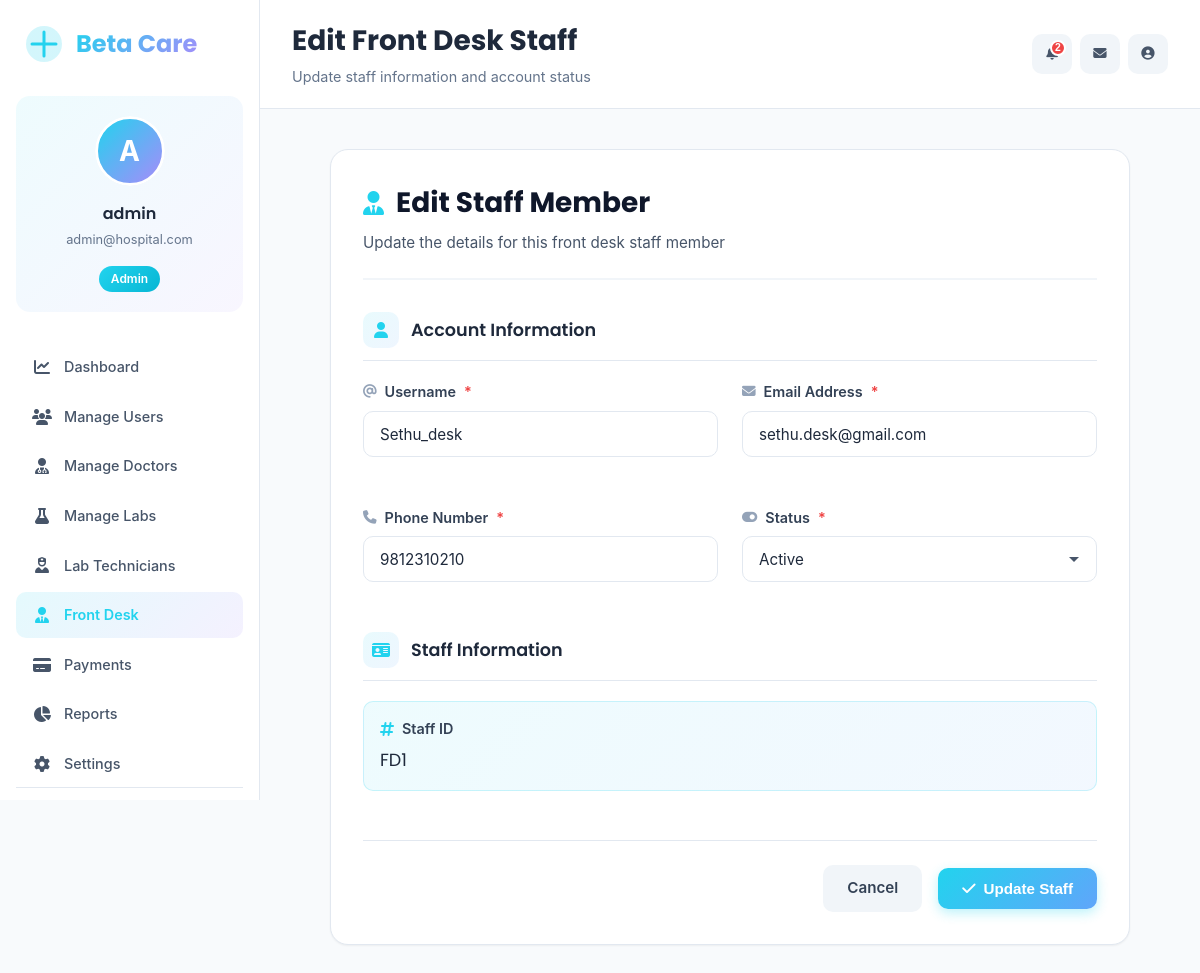
Page /dashboard/admin/frontdesk/edit/1/ (signed in) on the committed database.
### core/models.py (models this page shows, shortened)
class FrontDeskProfile(models.Model):
    user = models.OneToOneField(User, on_delete=models.CASCADE)
    phone = models.CharField(max_length=15)
    status = models.CharField(max_length=20, default="Active")

### core/views.py (the view, shortened to what this page needs)
# urls.py: path('dashboard/admin/frontdesk/edit/<int:pk>/', views.admin_edit_frontdesk, name='admin_edit_frontdesk'),
@user_passes_test(is_admin)
def admin_edit_frontdesk(request, pk):
    profile = get_object_or_404(FrontDeskProfile, pk=pk)
    return render(request, 'core/dashboard/admin_edit_frontdesk.html', {'profile': profile})

### core/views.py (called while the page is built)
def is_admin(user):
    return user.is_superuser or user.is_staff

### core/templates/core/dashboard/admin_edit_frontdesk.html (shortened to what this page needs)
{% load static %}
<!DOCTYPE html>
<html lang="en">
<head>
    <link href="https://cdnjs.cloudflare.com/ajax/libs/font-awesome/6.5.0/css/all.min.css" rel="stylesheet">
    <link rel="stylesheet" href="{% static 'core/css/admin.css' %}">
</head>
<body>
    <div class="medical-dashboard">
        <aside class="medical-sidebar">
            <div class="brand">
                <div class="brand-logo">
                </div>
                <span class="brand-name">Beta Care</span>
            </div>
            <div class="profile-card">
                <div class="profile-avatar-wrapper">
                    <div class="profile-avatar">
                        <div class="avatar-fallback" style="display: none;">
                            {{ request.user.first_name|default:request.user.username|slice:":1"|upper }}
                        </div>
                    </div>
                </div>
                <div class="profile-details">
                    <h4 class="profile-name">{{ request.user.get_full_name|default:request.user.username }}</h4>
                    <p class="profile-email">{{ request.user.email|truncatechars:25 }}</p>
                </div>
                <span class="role-badge">Admin</span>
            </div>
            <nav class="sidebar-nav">
                <a href="{% url 'admin_dashboard' %}"
                    class="nav-item {% if request.resolver_match.url_name == 'admin_dashboard' %}active{% endif %}">
                    <i class="fa-solid fa-chart-line"></i>
                    <span>Dashboard</span>
                </a>
                <a href="{% url 'admin_users' %}"
                    class="nav-item {% if request.resolver_match.url_name == 'admin_users' %}active{% endif %}">
                    <i class="fa-solid fa-users"></i>
                    <span>Manage Users</span>
                </a>
                <a href="{% url 'admin_doctors' %}"
                    class="nav-item ">
                    <i class="fa-solid fa-user-doctor"></i>
                    <span>Manage Doctors</span>
                </a>
                <a href="{% url 'admin_labs' %}"
                    class="nav-item {% if request.resolver_match.url_name == 'admin_labs' or request.resolver_match.url_name == 'admin_edit_lab' %}active{% endif %}">
                    <i class="fa-solid fa-flask"></i>
                    <span>Manage Labs</span>
                </a>
                <a href="{% url 'admin_lab_technicians' %}"
                    class="nav-item {% if request.resolver_match.url_name == 'admin_lab_technicians' or request.resolver_match.url_name == 'admin_edit_technician' %}active{% endif %}">
                    <i class="fa-solid fa-user-nurse"></i>
                    <span>Lab Technicians</span>
                </a>
                <a href="{% url 'admin_frontdesk' %}"
                    class="nav-item {% if request.resolver_match.url_name == 'admin_frontdesk' or request.resolver_match.url_name == 'admin_edit_frontdesk' or request.resolver_match.url_name == 'admin_add_frontdesk' %}active{% endif %}">
                    <i class="fa-solid fa-user-tie"></i>
                    <span>Front Desk</span>
                </a>
                <a href="{% url 'admin_payments' %}"
                    class="nav-item {% if request.resolver_match.url_name == 'admin_payments' %}active{% endif %}">
                    <i class="fa-solid fa-credit-card"></i>
                    <span>Payments</span>
                </a>
                <a href="{% url 'admin_reports' %}" class="nav-item">
                    <i class="fa-solid fa-chart-pie"></i>
                    <span>Reports</span>
                </a>
                <a href="{% url 'admin_settings' %}" class="nav-item">
                    <i class="fa-solid fa-gear"></i>
                    <span>Settings</span>
                </a>
            </nav>
            <div class="sidebar-footer">
            </div>
        </aside>
        <main class="medical-main">
            <header class="medical-header">
                <div class="header-left">
                    <h1 class="page-title">Edit Front Desk Staff</h1>
                    <p class="page-subtitle">Update staff information and account status</p>
                </div>
                <div class="header-actions">
                    <button class="header-icon-btn">
                        <span class="notification-badge">2</span>
                    </button>
                    <button class="header-icon-btn">
                        <i class="fa-solid fa-envelope"></i>
                    </button>
                    <button class="header-icon-btn">
                        <i class="fa-solid fa-user-circle"></i>
                    </button>
                </div>
            </header>
            <div class="medical-content">
                <div class="form-container">
                    <div class="form-header">
                        <h2>
                            <i class="fa-solid fa-user-tie"></i>
                            Edit Staff Member
                        </h2>
                        <p>Update the details for this front desk staff member</p>
                    </div>
                    <form method="POST">
                        <div class="form-section">
                            <div class="section-header">
                                <div class="section-icon">
                                    <i class="fa-solid fa-user"></i>
                                </div>
                                <h3>Account Information</h3>
                            </div>
                            <div class="form-grid">
                                <div class="form-group">
                                    <label>
                                        <i class="fa-solid fa-at"></i>
                                        Username <span class="required">*</span>
                                    </label>
                                    <input type="text" name="username" value="{{ profile.user.username }}" required>
                                </div>
                                <div class="form-group">
                                    <label>
                                        <i class="fa-solid fa-envelope"></i>
                                        Email Address <span class="required">*</span>
                                    </label>
                                    <input type="email" name="email" value="{{ profile.user.email }}" required>
                                </div>
                                <div class="form-group">
                                    <label>
                                        <i class="fa-solid fa-phone"></i>
                                        Phone Number <span class="required">*</span>
                                    </label>
                                    <input type="text" name="phone" value="{{ profile.phone }}" required>
                                </div>
                                <div class="form-group">
                                    <label>
                                        <i class="fa-solid fa-toggle-on"></i>
                                        Status <span class="required">*</span>
                                    </label>
                                    <select name="status" required>
                                        <option value="Active" {% if profile.status == 'Active' %}selected{% endif %}>Active</option>
                                    </select>
                                </div>
                            </div>
                        </div>
                        <div class="form-section">
                            <div class="section-header">
                                <div class="section-icon">
                                    <i class="fa-solid fa-id-card"></i>
                                </div>
                                <h3>Staff Information</h3>
                            </div>
                            <div class="form-grid">
                                <div class="form-group full-width">
                                    <div class="info-box">
                                        <div class="info-box-header">
                                            <i class="fa-solid fa-hashtag"></i>
                                            <span>Staff ID</span>
                                        </div>
                                        <div class="info-box-value">FD{{ profile.id }}</div>
                                    </div>
                                </div>
                            </div>
                        </div>
                        <div class="form-actions">
                            <a href="{% url 'admin_frontdesk' %}" class="btn-cancel">
                                Cancel
                            </a>
                            <button type="submit" class="btn-submit">
                                <i class="fa-solid fa-check"></i>
                                Update Staff
                            </button>
                        </div>
                    </form>
                </div>
            </div>
        </main>
    </div>
</body>
</html>

### core/templates/core/dashboard/admin_edit_frontdesk.html (style rules this page uses)
.form-container { background: var(--white); border-radius: var(--radius-xl); padding: var(--space-8); box-shadow: var(--shadow-sm); border: 1px solid var(--gray-200); max-width: 800px; margin: 0 auto; }
.form-header { margin-bottom: var(--space-8); padding-bottom: var(--space-6); border-bottom: 2px solid var(--gray-100); }
.form-header h2 { font-family: var(--font-heading); font-size: 1.75rem; font-weight: 700; color: var(--gray-900); margin-bottom: var(--space-2); display: flex; align-items: center; gap: var(--space-3); }
.form-header h2 i { color: var(--medical-cyan); font-size: 1.5rem; }
.form-header p { color: var(--gray-600); font-size: 0.95rem; }
.form-grid { display: grid; grid-template-columns: repeat(2, 1fr); gap: var(--space-6); margin-bottom: var(--space-6); }
.form-group { display: flex; flex-direction: column; }
.form-group.full-width { grid-column: 1 / -1; }
.form-group label { font-size: 0.9rem; font-weight: 600; color: var(--gray-700); margin-bottom: var(--space-2); display: flex; align-items: center; gap: var(--space-2); }
.form-group label i { color: var(--gray-400); font-size: 0.85rem; }
.required { color: var(--error-red); }
.form-group input, .form-group select { width: 100%; padding: var(--space-3) var(--space-4); border: 1px solid var(--gray-200); border-radius: var(--radius-md); font-size: 0.95rem; font-family: var(--font-body); background: var(--white); color: var(--gray-800); transition: var(--transition); }
.form-group select { cursor: pointer; appearance: none; background-repeat: no-repeat; background-position: right 1rem center; padding-right: 2.5rem; }
.form-section { margin-bottom: var(--space-6); }
.section-header { display: flex; align-items: center; gap: var(--space-3); margin-bottom: var(--space-5); padding-bottom: var(--space-3); border-bottom: 1px solid var(--gray-200); }
.section-header h3 { font-family: var(--font-heading); font-size: 1.1rem; font-weight: 600; color: var(--gray-800); }
.section-icon { width: 36px; height: 36px; border-radius: var(--radius-md); background: linear-gradient(135deg, rgba(34, 211, 238, 0.1), rgba(96, 165, 250, 0.1)); display: flex; align-items: center; justify-content: center; color: var(--medical-cyan); }
.info-box { background: linear-gradient(135deg, rgba(34, 211, 238, 0.08), rgba(96, 165, 250, 0.08)); padding: var(--space-4); border-radius: var(--radius-md); border: 1px solid rgba(34, 211, 238, 0.2); }
.info-box-header { display: flex; align-items: center; gap: var(--space-2); margin-bottom: var(--space-2); }
.info-box-header i { color: var(--medical-cyan); }
.info-box-header span { font-weight: 600; color: var(--gray-700); font-size: 0.9rem; }
.info-box-value { font-family: var(--font-heading); font-size: 1.1rem; color: var(--gray-800); }
.form-actions { display: flex; align-items: center; justify-content: flex-end; gap: var(--space-4); padding-top: var(--space-6); border-top: 1px solid var(--gray-200); }
.btn-cancel { padding: var(--space-3) var(--space-6); background: var(--gray-100); color: var(--gray-700); border: none; border-radius: var(--radius-md); font-weight: 600; cursor: pointer; transition: var(--transition); text-decoration: none; font-size: 0.95rem; }
.btn-submit { padding: var(--space-3) var(--space-6); background: linear-gradient(135deg, var(--medical-cyan), var(--medical-blue)); color: var(--white); border: none; border-radius: var(--radius-md); font-weight: 600; cursor: pointer; transition: var(--transition); font-size: 0.95rem; display: flex; align-items: center; gap: var(--space-2); box-shadow: 0 4px 12px rgba(34, 211, 238, 0.3); }

### rows in the picture
FrontDeskProfile: username "Sethu_desk", email "sethu.desk@gmail.com", phone "9812310210", status "Active", id "1"

### other values in the picture
{{ request.user.first_name|default:request.user.username|slice:":1"|upper }} "A"
{{ request.user.get_full_name|default:request.user.username }} "admin"
{{ request.user.email|truncatechars:25 }} "admin@hospital.com"
